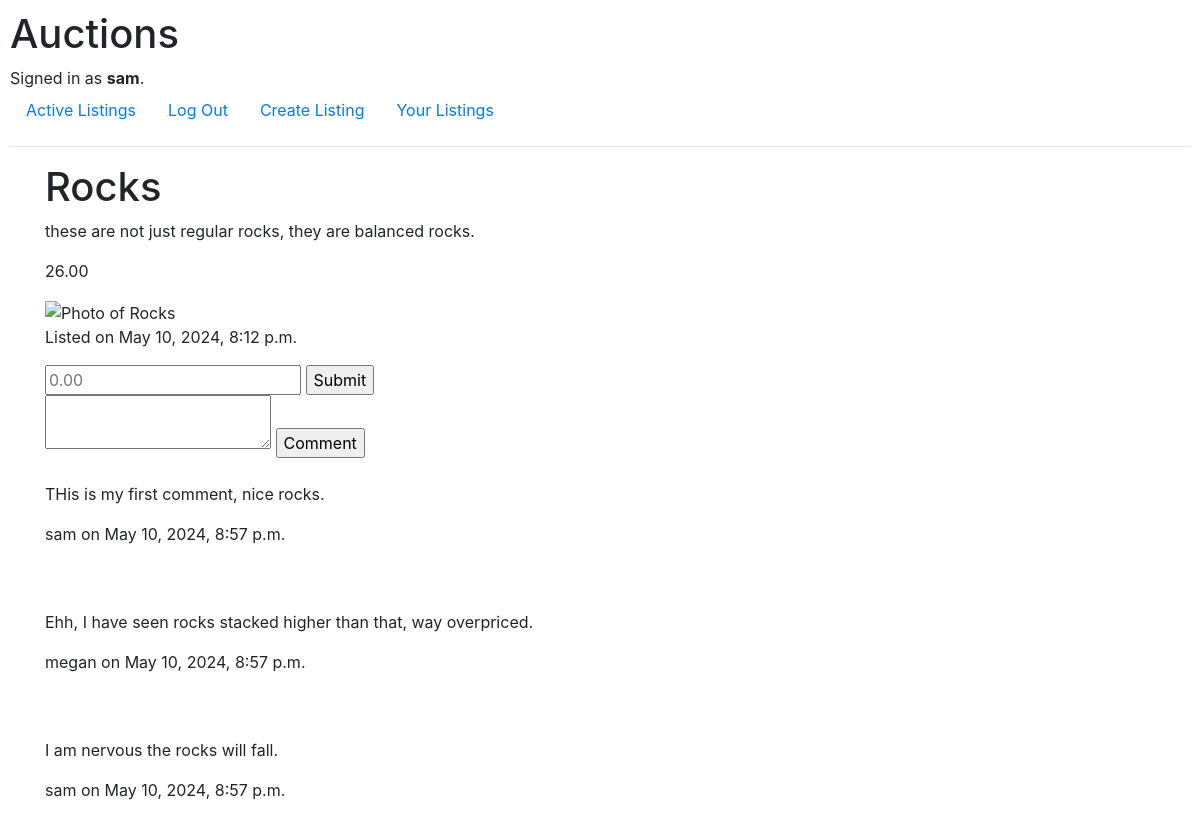
The app's page /listing/1 (signed in) with its own data.
### auctions/models.py (models this page shows)
class User(AbstractUser):
    pass

class Listing(models.Model):
    id = models.AutoField(primary_key=True)
    title = models.CharField(max_length=64)
    description = models.TextField()
    starting_bid = models.DecimalField(max_digits=10, decimal_places=2)
    image_url = models.URLField()
    category = models.CharField(max_length=64)
    user = models.ForeignKey(User, on_delete=models.CASCADE, related_name="listings")
    active = models.BooleanField(default=True)
    current_bid = models.DecimalField(max_digits=10, decimal_places=2, default=Decimal('0.00'))
    date = models.DateTimeField()
    winner = models.ForeignKey(User, on_delete=models.CASCADE, related_name="winner", null=True)

class Comment(models.Model):
    id = models.AutoField(primary_key=True)
    comment = models.TextField()
    user = models.ForeignKey(User, on_delete=models.CASCADE, related_name="comments")
    listing = models.ForeignKey(Listing, on_delete=models.CASCADE, related_name="comments")
    date = models.DateTimeField()

### auctions/views.py (the view)
# urls.py: path("listing/<str:listing_id>", views.listing, name="listing"),
def listing(request,  listing_id):
    listing = Listing.objects.get(id=listing_id)
    comments = listing.comments.all()
    return render(request, "auctions/listing.html", {
        "listing": listing,
        "comments": comments
    })

### auctions/templates/auctions/listing.html (shortened to what this page needs)
{% extends 'auctions/layout.html' %}
{% block body %}
    <div class="container">
        <h1>{{ listing.title }}</h1>
        <p>{{ listing.description }}</p>
        <p>{{ listing.current_bid }}</p>
        <img src="{{ listing.image_url}}" alt="Photo of {{ listing.title}}">
        <p>Listed on {{ listing.date }}</p>
        {% if user.is_authenticated %}
        <form action="{% url 'make_bid' %}" method="POST">
            <input type="number" step=".01" name="bid" placeholder="0.00">
            <input type="submit">
        </form>
        {% endif %}
        {% if user.is_authenticated %}
            <form action="{% url 'make_comment' %}" method="POST">
                <textarea name="comment" placeholder="Make a comment">
                </textarea>
                <input type="submit" value="Comment">
            </form>
        {% endif %}
        {% for comment in comments %}
            <br>
            <p>{{ comment.comment }}</p>
            <p>{{ comment.user }} on {{ comment.date }}</p>
            <br>
        {% endfor %}
    </div>
{% endblock %}

### auctions/templates/auctions/layout.html (shortened to what this page needs)
{% load static %}
<!DOCTYPE html>
<html lang="en">
    <head>
        <link rel="stylesheet" href="https://stackpath.bootstrapcdn.com/bootstrap/4.4.1/css/bootstrap.min.css">
        <link href="{% static 'auctions/styles.css' %}" rel="stylesheet">
    </head>
    <body>
        <h1>Auctions</h1>
        <div>
            {% if user.is_authenticated %}
                Signed in as <strong>{{ user.username }}</strong>.
            {% else %}
                Not signed in.
            {% endif %}
        </div>
        <ul class="nav">
            <li class="nav-item">
                <a class="nav-link" href="{% url 'index' %}">Active Listings</a>
            </li>
            {% if user.is_authenticated %}
                <li class="nav-item">
                    <a class="nav-link" href="{% url 'logout' %}">Log Out</a>
                </li>
                <li class="nav-item">
                    <a class="nav-link" href="{% url 'create' %}">Create Listing</a>
                </li>
                <li class="nav-item">
                    <a class="nav-link" href="{% url 'your_listings' %}">Your Listings</a>
                </li>
            {% endif %}
        </ul>
        <hr>
        {% block body %}
        {% endblock %}
    </body>
</html>

### auctions/static/auctions/styles.css (style rules this page uses)
body { padding: 10px; }

### records on screen
User: username "sam"
Listing: title "Rocks", description "these are not just regular rocks, they are balanced rocks.", current_bid "26.00", date "May 10, 2024, 8:12 p.m."
Comment: comment "THis is my first comment, nice rocks.", user "sam", date "May 10, 2024, 8:57 p.m."
Comment: comment "Ehh, I have seen rocks stacked higher than that, way overpriced.", user "megan", date "May 10, 2024, 8:57 p.m."
Comment: comment "I am nervous the rocks will fall.", user "sam", date "May 10, 2024, 8:57 p.m."
